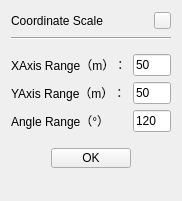
   <widget class="QWidget" name="wgt_scale" native="true">
    <property name="enabled">
     <bool>true</bool>
    </property>
    <property name="geometry">
     <rect>
      <x>180</x>
      <y>70</y>
      <width>182</width>
      <height>201</height>
     </rect>
    </property>
    <layout class="QVBoxLayout" name="verticalLayout_2">
     <property name="spacing">
      <number>6</number>
     </property>
     <item>
      <layout class="QHBoxLayout" name="horizontalLayout_2">
       <item>
        <widget class="QLabel" name="label_6">
         <property name="minimumSize">
          <size>
           <width>75</width>
           <height>0</height>
          </size>
         </property>
         <property name="text">
          <string>Coordinate Scale</string>
         </property>
        </widget>
       </item>
       <item>
        <spacer name="horizontalSpacer_2">
         <property name="orientation">
          <enum>Qt::Orientation::Horizontal</enum>
         </property>
         <property name="sizeHint" stdset="0">
          <size>
           <width>40</width>
           <height>20</height>
          </size>
         </property>
        </spacer>
       </item>
       <item>
        <widget class="QPushButton" name="btn_closeScale">
         <property name="minimumSize">
          <size>
           <width>17</width>
           <height>17</height>
          </size>
         </property>
         <property name="maximumSize">
          <size>
           <width>17</width>
           <height>17</height>
          </size>
         </property>
         <property name="font">
          <font>
           <bold>true</bold>
          </font>
         </property>
         <property name="styleSheet">
          <string notr="true">border-image: url(:/images/btn_close .png);</string>
         </property>
         <property name="text">
          <string/>
         </property>
        </widget>
       </item>
      </layout>
     </item>
     <item>
      <widget class="Line" name="line_2">
       <property name="orientation">
        <enum>Qt::Orientation::Horizontal</enum>
       </property>
      </widget>
     </item>
     <item>
      <layout class="QGridLayout" name="gridLayout_2">
       <property name="topMargin">
        <number>8</number>
       </property>
       <item row="1" column="0">
        <widget class="QLabel" name="label_8">
         <property name="text">
          <string>YAxis Range（m）：</string>
         </property>
        </widget>
       </item>
       <item row="0" column="1">
        <widget class="QLineEdit" name="lineEdit_xAxisRange">
         <property name="text">
          <string>50</string>
         </property>
        </widget>
       </item>
       <item row="0" column="0">
        <widget class="QLabel" name="label_7">
         <property name="text">
          <string>XAxis Range（m）：</string>
         </property>
        </widget>
       </item>
       <item row="2" column="0">
        <widget class="QLabel" name="label_2">
         <property name="text">
          <string>Angle Range（°）</string>
         </property>
        </widget>
       </item>
       <item row="1" column="1">
        <widget class="QLineEdit" name="lineEdit_yAxisRange">
         <property name="text">
          <string>50</string>
         </property>
        </widget>
       </item>
       <item row="2" column="1">
        <widget class="QLineEdit" name="lineEdit_angleRange">
         <property name="text">
          <string>120</string>
         </property>
        </widget>
       </item>
      </layout>
     </item>
     <item>
      <layout class="QHBoxLayout" name="horizontalLayout_9">
       <property name="topMargin">
        <number>10</number>
       </property>
       <item>
        <spacer name="horizontalSpacer_8">
         <property name="orientation">
          <enum>Qt::Orientation::Horizontal</enum>
         </property>
         <property name="sizeHint" stdset="0">
          <size>
           <width>40</width>
           <height>20</height>
          </size>
         </property>
        </spacer>
       </item>
       <item>
        <widget class="QPushButton" name="btn_setRange">
         <property name="minimumSize">
          <size>
           <width>50</width>
           <height>20</height>
          </size>
         </property>
         <property name="text">
          <string>OK</string>
         </property>
        </widget>
       </item>
       <item>
        <spacer name="horizontalSpacer_9">
         <property name="orientation">
          <enum>Qt::Orientation::Horizontal</enum>
         </property>
         <property name="sizeHint" stdset="0">
          <size>
           <width>40</width>
           <height>20</height>
          </size>
         </property>
        </spacer>
       </item>
      </layout>
     </item>
     <item>
      <spacer name="verticalSpacer_4">
       <property name="orientation">
        <enum>Qt::Orientation::Vertical</enum>
       </property>
       <property name="sizeHint" stdset="0">
        <size>
         <width>20</width>
         <height>40</height>
        </size>
       </property>
      </spacer>
     </item>
    </layout>
   </widget>
